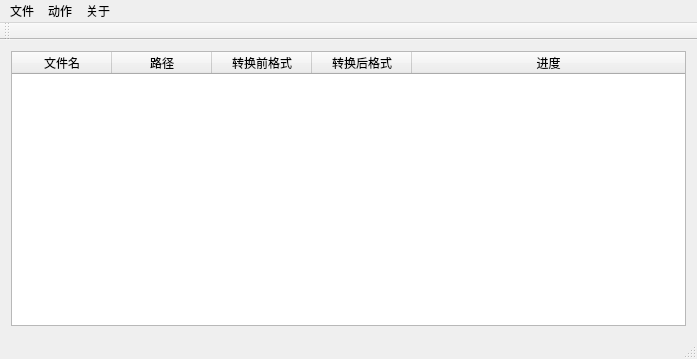
<?xml version="1.0" encoding="UTF-8"?>
<ui version="4.0">
 <class>MainWindow</class>
 <widget class="QMainWindow" name="MainWindow">
  <property name="geometry">
   <rect>
    <x>0</x>
    <y>0</y>
    <width>697</width>
    <height>359</height>
   </rect>
  </property>
  <property name="windowTitle">
   <string>MainWindow</string>
  </property>
  <widget class="QWidget" name="centralWidget">
   <layout class="QGridLayout" name="gridLayout">
    <item row="0" column="0">
     <widget class="QTableWidget" name="tableWidget">
      <attribute name="horizontalHeaderStretchLastSection">
       <bool>true</bool>
      </attribute>
      <column>
       <property name="text">
        <string>文件名</string>
       </property>
      </column>
      <column>
       <property name="text">
        <string>路径</string>
       </property>
      </column>
      <column>
       <property name="text">
        <string>转换前格式</string>
       </property>
      </column>
      <column>
       <property name="text">
        <string>转换后格式</string>
       </property>
      </column>
      <column>
       <property name="text">
        <string>进度</string>
       </property>
      </column>
     </widget>
    </item>
   </layout>
  </widget>
  <widget class="QMenuBar" name="menuBar">
   <property name="geometry">
    <rect>
     <x>0</x>
     <y>0</y>
     <width>697</width>
     <height>26</height>
    </rect>
   </property>
   <widget class="QMenu" name="menuFile">
    <property name="title">
     <string>文件</string>
    </property>
    <addaction name="separator"/>
    <addaction name="separator"/>
    <addaction name="actionAdd"/>
    <addaction name="actionClear"/>
   </widget>
   <widget class="QMenu" name="menuAct">
    <property name="title">
     <string>动作</string>
    </property>
    <addaction name="action_UTF_8"/>
   </widget>
   <widget class="QMenu" name="menuAbout">
    <property name="title">
     <string>关于</string>
    </property>
    <addaction name="actionAbout"/>
   </widget>
   <addaction name="menuFile"/>
   <addaction name="menuAct"/>
   <addaction name="menuAbout"/>
  </widget>
  <widget class="QToolBar" name="mainToolBar">
   <attribute name="toolBarArea">
    <enum>TopToolBarArea</enum>
   </attribute>
   <attribute name="toolBarBreak">
    <bool>false</bool>
   </attribute>
  </widget>
  <widget class="QStatusBar" name="statusBar"/>
  <action name="actionAdd">
   <property name="text">
    <string>添加</string>
   </property>
  </action>
  <action name="actionClear">
   <property name="text">
    <string>清空列表</string>
   </property>
  </action>
  <action name="action_UTF_8">
   <property name="text">
    <string>转换为UTF-8</string>
   </property>
  </action>
  <action name="actionAbout">
   <property name="text">
    <string>关于</string>
   </property>
  </action>
 </widget>
 <layoutdefault spacing="6" margin="11"/>
 <resources/>
 <connections/>
</ui>
